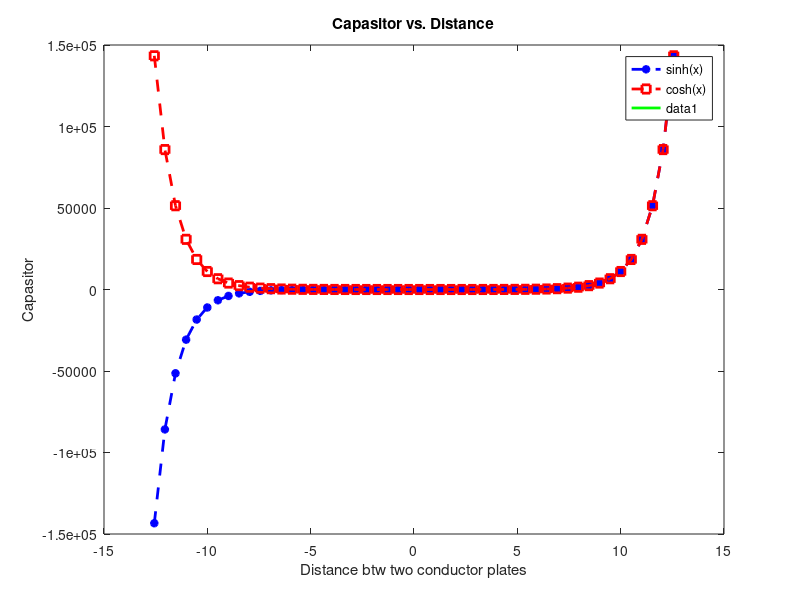

This chart was generated by the following MATLAB code: (Note: this script raises an error after producing the figure.)
clc
clear all
close all
%% Question#1
N=50
x=linspace(-4*pi,4*pi,N)
f=(exp(x)-exp(-x))/2; %sine hyperbolic function
g=(exp(x)+exp(-x))/2; %cosine hyperbolic function
plot(x,f,'--g*','LineWidth',2,'Color', 'b') %sine function plotting
hold on
plot(x,g,'--bs','LineWidth',2,'Color', 'r') %cosine function plotting
xlabel('Time')
ylabel('sinh(x) and cosh(x) functions')
title('Hyperbolic trigonometric functions plotting')
legend('sinh(x)','cosh(x)')
%% Question#2
E=8.85*10^-12; %Air permeability (Epsilon)
a=30*10^(-2) % a side of the capasitor
b=40*10^(-2) % b side of the capasitor
d=0.002:0.00001:0.01; % distance between two conductor plates
A=a*b; % Area of a conductor plate
C=E*A./d; %Capasitor
plot(d,C,'LineWidth',2,'Color', 'g')
xlabel('Distance btw two conductor plates')
ylabel('Capasitor')
title('Capasitor vs. Distance')
%% Question#3
A = [ -7 8 16; 11 -9 48; 6 -25 -13];
B = [4 3 81; -5 7 11; 12 -9 -32]
C = [ -3 -4 1; 9 2 6; 13 11 15];
Asorted = sort(A); 
Bsorted = sort(B,2)
Csumofcolumn = sum(C);
Csumofrow = sum(C,2);
Atranz = transpose(A);
%%islem = A+B(2:3,2:3) + C; B(2:3,2:3) islemi B matrisini [7 11 ; -9 -32]
%%kismini alip yeni bir 2x2 matris olusturacaktir. Yani her satirin 2. ve 3.elemanini aliyor.
%%Matrislerde islem yaparken boyutlarinin birbirlerine uygun olmasi gerektigi icin verilen
%%islemi yapmak istedigimizde Error using  + Matrix dimensions must agree.
%%hatasi verecektir yani 3x3 matrisle 2x2 matrisi boyutlari uygun olmadigi
%%icin toplanamaz.
ResultedMat = A - (B/4) - (2*C);
%% Question#4
clc
clear all
close all
L=[-1.38 0.57 1.22;0.09 1.62 0.78] %locations of the beacons
r=[2.1034 0.8205 0.6203] %radius
syms x y
y1=@(x,y)(x-L(1,1))^2+(y-L(2,1))^2-r(1,1)^2; %distance btw beacon#1 and mobile phone
y2=@(x,y)(x-L(1,2))^2+(y-L(2,2))^2-r(1,2)^2; %distance btw beacon#2 and mobile phone
y3=@(x,y)(x-L(1,3))^2+(y-L(2,3))^2-r(1,3)^2; %distance btw beacon#3 and mobile phone
eq1=y1(x,y)-y3(x,y) 
eq2=y1(x,y)-y2(x,y)
eq3=y2(x,y)-y3(x,y)
[A,B] = equationsToMatrix([eq1 eq2 eq3], [x, y])
X = linsolve(A,B)
ezplot(y1)
hold on
ezplot(y2)
hold on
ezplot(y3)
